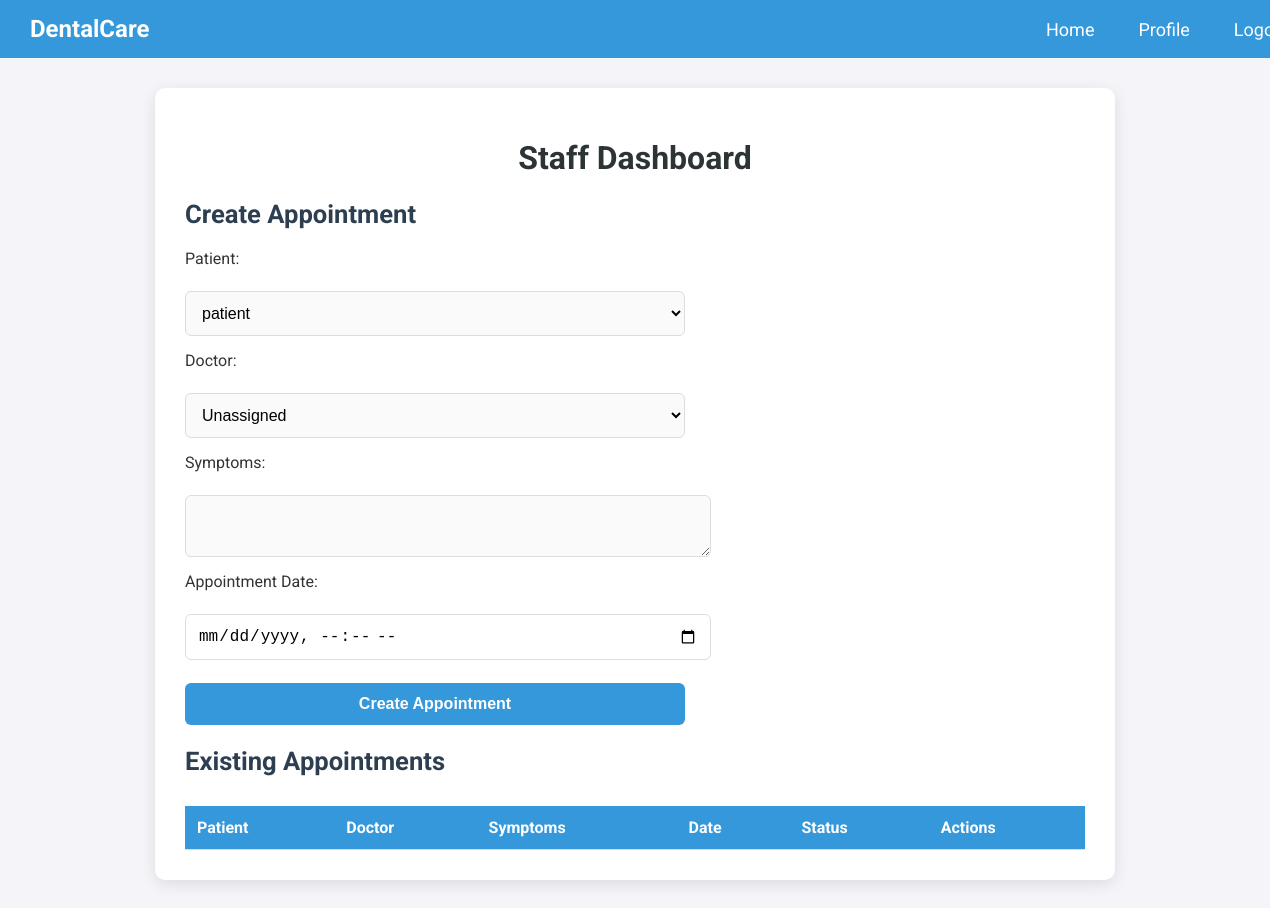
The app's page /appointment/patient_appointment/ (signed in), older data.
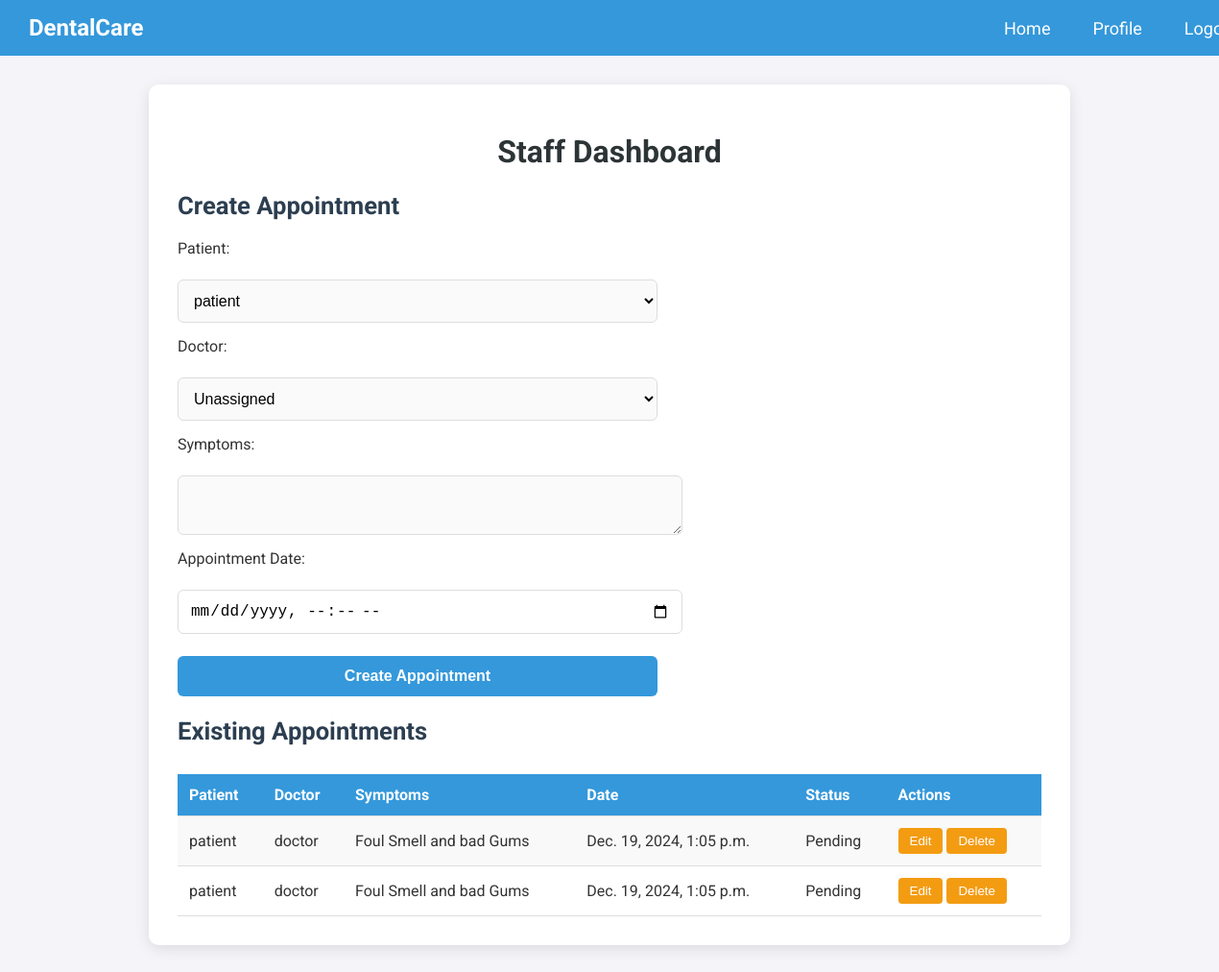
The same page, newer data.
### appointment/models.py (models this page shows, shortened)
class Appointment(models.Model):
    class Status(models.TextChoices):
        PENDING = "Pending", "Pending"
        RESCHEDULED = "Rescheduled", "Rescheduled"
        COMPLETED = "Completed", "Completed"
    patient = models.ForeignKey(
        settings.AUTH_USER_MODEL,
        on_delete=models.CASCADE,
        limit_choices_to={'role': MyUser.Role.PATIENT},
        related_name="appointments"
    )
    doctor = models.ForeignKey(
        settings.AUTH_USER_MODEL,
        on_delete=models.SET_NULL,
        limit_choices_to={'role': MyUser.Role.DOCTOR},
        related_name="assigned_appointments",
        null=True,
        blank=True
    )
    created_by = models.ForeignKey(
        settings.AUTH_USER_MODEL,
        on_delete=models.CASCADE,
        limit_choices_to={'role': MyUser.Role.ADMIN},
        related_name="created_appointments"
    )
    symptoms = models.TextField()
    date = models.DateTimeField()
    status = models.CharField(
        max_length=20,
        choices=Status.choices,
        default=Status.PENDING
    )
    created_at = models.DateTimeField(auto_now_add=True)
    updated_at = models.DateTimeField(auto_now=True)

### userauth/models.py (models this page shows, shortened)
class MyUser(AbstractBaseUser, PermissionsMixin):
    class Role(models.TextChoices):
        ADMIN = "ADMIN", "Admin"
        DOCTOR = "DOCTOR", "Doctor"
        PATIENT = "PATIENT", "Patient"
    role=models.CharField(max_length=40, choices=Role.choices, default=Role.PATIENT)
    username= models.CharField(max_length=40, unique=True)
    email= models.EmailField(max_length=225, unique=True,db_index=True )
    is_verified = models.BooleanField(default=False)
    is_active = models.BooleanField(default=True)
    is_staff = models.BooleanField(default=False)
    created_at = models.TimeField(auto_now_add=True) #auto_now_add gives starting time
    updated_at = models.TimeField(auto_now=True)  #auto now gives updated time
    USERNAME_FIELD = 'email'
    REQUIRED_FIELDS = ['username']
    objects= UserManager()

### appointment/views.py (the view, shortened to what this page needs)
# urls.py: urlpatterns=[path('patient_appointment/', PatientAppointmentView.as_view(), name='patientappointment')]
class PatientAppointmentView(View):
    template_name = 'appointment/appointment.html'
    def get(self, request):
        if request.user.role != MyUser.Role.ADMIN:
            return redirect('staffdashboardhome')
        appointments = Appointment.objects.filter(created_by=request.user)
        patients = MyUser.objects.filter(role=MyUser.Role.PATIENT)
        doctors = MyUser.objects.filter(role=MyUser.Role.DOCTOR)
        return render(request, self.template_name, {
            'appointments': appointments,
            'patients': patients,
            'doctors': doctors
        })

### appointment/Templates/appointment/appointment.html (shortened to what this page needs)
{% block content %}
<!DOCTYPE html>
<html lang="en">
<head>
</head>
<body>
    <div class="navbar">
        <div class="logo">DentalCare</div>
        <div>
            <a href="#">Home</a>
            <a href="#">Profile</a>
            <a href="#">Logout</a>
        </div>
    </div>
    <div class="container">
        <h1>Staff Dashboard</h1>
        <h2>Create Appointment</h2>
        <form method="POST">
            <label for="patient">Patient:</label>
            <select name="patient" id="patient">
                {% for patient in patients %}
                    <option value="{{ patient.id }}">{{ patient.username }}</option>
                {% endfor %}
            </select>
            <label for="doctor">Doctor:</label>
            <select name="doctor" id="doctor">
                <option value="">Unassigned</option>
            </select>
            <label for="symptoms">Symptoms:</label>
            <textarea name="symptoms" id="symptoms" required></textarea>
            <label for="date">Appointment Date:</label>
            <input type="datetime-local" name="date" id="date" required>
            <button type="submit">Create Appointment</button>
        </form>
        <h2>Existing Appointments</h2>
        <table>
            <tr>
                <th>Patient</th>
                <th>Doctor</th>
                <th>Symptoms</th>
                <th>Date</th>
                <th>Status</th>
                <th>Actions</th>
            </tr>
            {% for appointment in appointments %}
                <tr>
                    <td>{{ appointment.patient.username }}</td>
                    <td>
                        {% if appointment.doctor %}
                            {{ appointment.doctor.username }}
                        {% else %}
                            Unassigned
                        {% endif %}
                    </td>
                    <td>{{ appointment.symptoms }}</td>
                    <td>{{ appointment.date }}</td>
                    <td>{{ appointment.status }}</td>
                    <td>
                        <button>Edit</button>
                        <button>Delete</button>
                    </td>
                </tr>
            {% endfor %}
        </table>
    </div>
</body>
</html>
{% endblock %}

### appointment/Templates/appointment/appointment.html (style rules this page uses)
body { font-family: 'Roboto', sans-serif; margin: 0; padding: 0; background: #f4f4f9; color: #333; }
.navbar { background-color: #3498db; width: 100%; padding: 15px 30px; display: flex; justify-content: space-between; align-items: center; color: white; font-size: 16px; }
.navbar a { color: white; text-decoration: none; padding: 10px; font-size: 18px; margin-left: 20px; transition: color 0.3s ease; }
.navbar .logo { font-size: 24px; font-weight: bold; }
.container { max-width: 900px; margin: 30px auto; padding: 30px; background: #fff; border-radius: 10px; box-shadow: 0 4px 15px rgba(0, 0, 0, 0.1); }
h1 { font-size: 2rem; color: #2d3436; text-align: center; }
h2 { color: #2c3e50; margin-bottom: 20px; font-size: 1.6rem; }
form { display: flex; flex-direction: column; gap: 15px; align-items: flex-start; }
form select, form textarea, form input[type="datetime-local"], form button { width: 100%; max-width: 500px; padding: 12px; margin-top: 8px; border-radius: 6px; border: 1px solid #ddd; font-size: 16px; }
form select, form textarea { background: #fafafa; }
form button { background-color: #3498db; color: white; border: none; cursor: pointer; font-weight: bold; }
table { width: 100%; border-collapse: collapse; margin-top: 30px; }
table th, table td { padding: 12px; text-align: left; border-bottom: 1px solid #ddd; }
table th { background-color: #3498db; color: white; }
table tr:nth-child(even) { background-color: #f9f9f9; }
table td button { background-color: #f39c12; color: white; border: none; padding: 6px 12px; cursor: pointer; border-radius: 4px; }

Row changes from the older to the newer data that the page shows:
added Appointment: patient.username "patient", doctor.username "doctor", symptoms "Foul Smell and bad Gums", date "Dec. 19, 2024, 1:05 p.m.", status "Pending"
added Appointment: patient.username "patient", doctor.username "doctor", symptoms "Foul Smell and bad Gums", date "Dec. 19, 2024, 1:05 p.m.", status "Pending"
